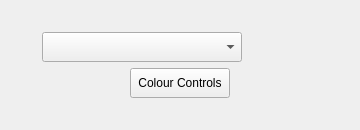
<?xml version="1.0" encoding="UTF-8"?>
<ui version="4.0">
 <class>ColourPickerUI</class>
 <widget class="QWidget" name="ColourPickerUI">
  <property name="geometry">
   <rect>
    <x>0</x>
    <y>0</y>
    <width>360</width>
    <height>130</height>
   </rect>
  </property>
  <property name="minimumSize">
   <size>
    <width>360</width>
    <height>130</height>
   </size>
  </property>
  <property name="windowTitle">
   <string>Form</string>
  </property>
  <layout class="QVBoxLayout" name="verticalLayout">
   <item>
    <spacer name="verticalSpacer">
     <property name="orientation">
      <enum>Qt::Vertical</enum>
     </property>
     <property name="sizeHint" stdset="0">
      <size>
       <width>20</width>
       <height>40</height>
      </size>
     </property>
    </spacer>
   </item>
   <item>
    <layout class="QHBoxLayout" name="horizontalLayout">
     <item>
      <spacer name="horizontalSpacer">
       <property name="orientation">
        <enum>Qt::Horizontal</enum>
       </property>
       <property name="sizeHint" stdset="0">
        <size>
         <width>40</width>
         <height>20</height>
        </size>
       </property>
      </spacer>
     </item>
     <item>
      <widget class="QComboBox" name="ColourPicker_ComboBox">
       <property name="minimumSize">
        <size>
         <width>200</width>
         <height>30</height>
        </size>
       </property>
      </widget>
     </item>
     <item>
      <widget class="QWidget" name="ColourWidget" native="true">
       <property name="minimumSize">
        <size>
         <width>70</width>
         <height>30</height>
        </size>
       </property>
      </widget>
     </item>
     <item>
      <spacer name="horizontalSpacer_2">
       <property name="orientation">
        <enum>Qt::Horizontal</enum>
       </property>
       <property name="sizeHint" stdset="0">
        <size>
         <width>40</width>
         <height>20</height>
        </size>
       </property>
      </spacer>
     </item>
    </layout>
   </item>
   <item>
    <layout class="QHBoxLayout" name="horizontalLayout_2">
     <item>
      <spacer name="horizontalSpacer_3">
       <property name="orientation">
        <enum>Qt::Horizontal</enum>
       </property>
       <property name="sizeHint" stdset="0">
        <size>
         <width>40</width>
         <height>20</height>
        </size>
       </property>
      </spacer>
     </item>
     <item>
      <widget class="QPushButton" name="ColourButton">
       <property name="sizePolicy">
        <sizepolicy hsizetype="Minimum" vsizetype="Fixed">
         <horstretch>0</horstretch>
         <verstretch>0</verstretch>
        </sizepolicy>
       </property>
       <property name="minimumSize">
        <size>
         <width>100</width>
         <height>30</height>
        </size>
       </property>
       <property name="text">
        <string>Colour Controls</string>
       </property>
      </widget>
     </item>
     <item>
      <spacer name="horizontalSpacer_4">
       <property name="orientation">
        <enum>Qt::Horizontal</enum>
       </property>
       <property name="sizeHint" stdset="0">
        <size>
         <width>40</width>
         <height>20</height>
        </size>
       </property>
      </spacer>
     </item>
    </layout>
   </item>
   <item>
    <spacer name="verticalSpacer_2">
     <property name="orientation">
      <enum>Qt::Vertical</enum>
     </property>
     <property name="sizeHint" stdset="0">
      <size>
       <width>20</width>
       <height>40</height>
      </size>
     </property>
    </spacer>
   </item>
  </layout>
 </widget>
 <resources/>
 <connections/>
</ui>
